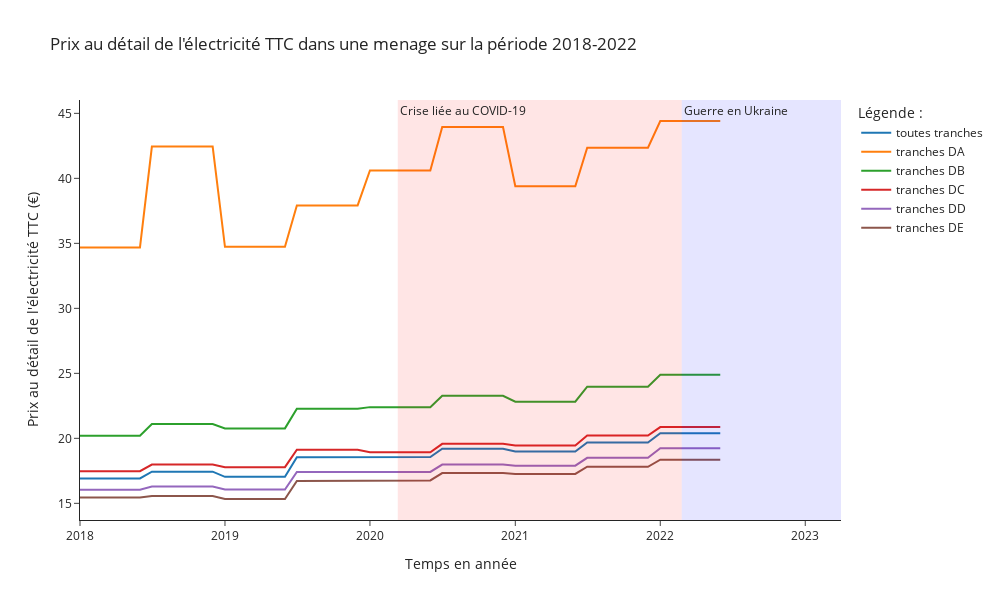

Here is the notebook cell this chart was saved with:
### Code cell
labels = ["toutes tranches","tranches DA", "tranches DB", "tranches DC","tranches DD","tranches DE"]
title = "Prix au détail de l'électricité TTC dans une menage sur la période 2018-2022"
x_title ='Temps en année'
y_title = "Prix au détail de l'électricité TTC (€)"

    
plot_from_df(df_price_menage_electricity,labels, title, x_title, y_title)#, save=True, path_to_save='images/fig1.png')
